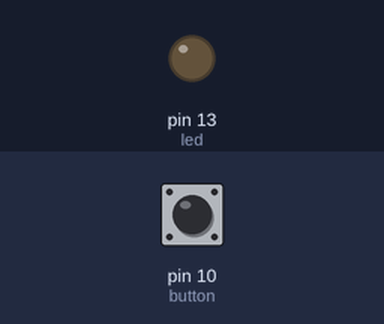
Bench run of a sketch on a simulated Arduino Uno, built with avr-gcc and run on an emulated ATmega328P. On the bench: output pins drawn as LEDs (lit = HIGH). The test bench sets the inputs (shaded band); at power-on: pin 10 (button) LOW.

Above: at 1.2 s.
1.3 s: pin 10 (button) pulled HIGH for 0.15 s
At 1.37 s:
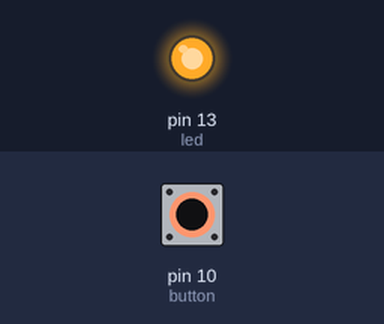
2.9 s: pin 10 (button) pulled HIGH for 3.2 s
At 7.4 s:
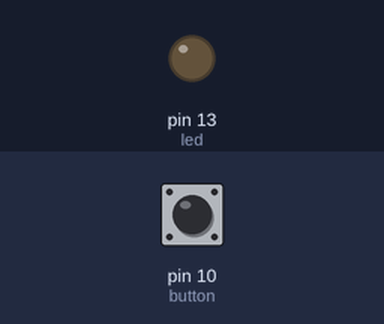
Timing chart, 0 to 8.9 s (numbered marks = the images above; inputs shaded):
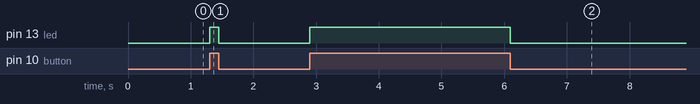

The sketch:

main.ino
```cpp
// C++ code
// no need to if else
// INPUT pinMode
const int button = 10;
boolean buttonState = false;
const int led = 13;

void setup()
{
  pinMode(led, OUTPUT);
  pinMode(button, INPUT);
}

void loop()
{
  buttonState = digitalRead(button);
  digitalWrite(led, buttonState);
}
```

Measured:
- after the input at 1.3 s, pin 13 (led): LOW → HIGH at once, → LOW 0.15 s later
- after the input at 2.9 s, pin 13 (led): LOW → HIGH at once, → LOW 3.2 s later
